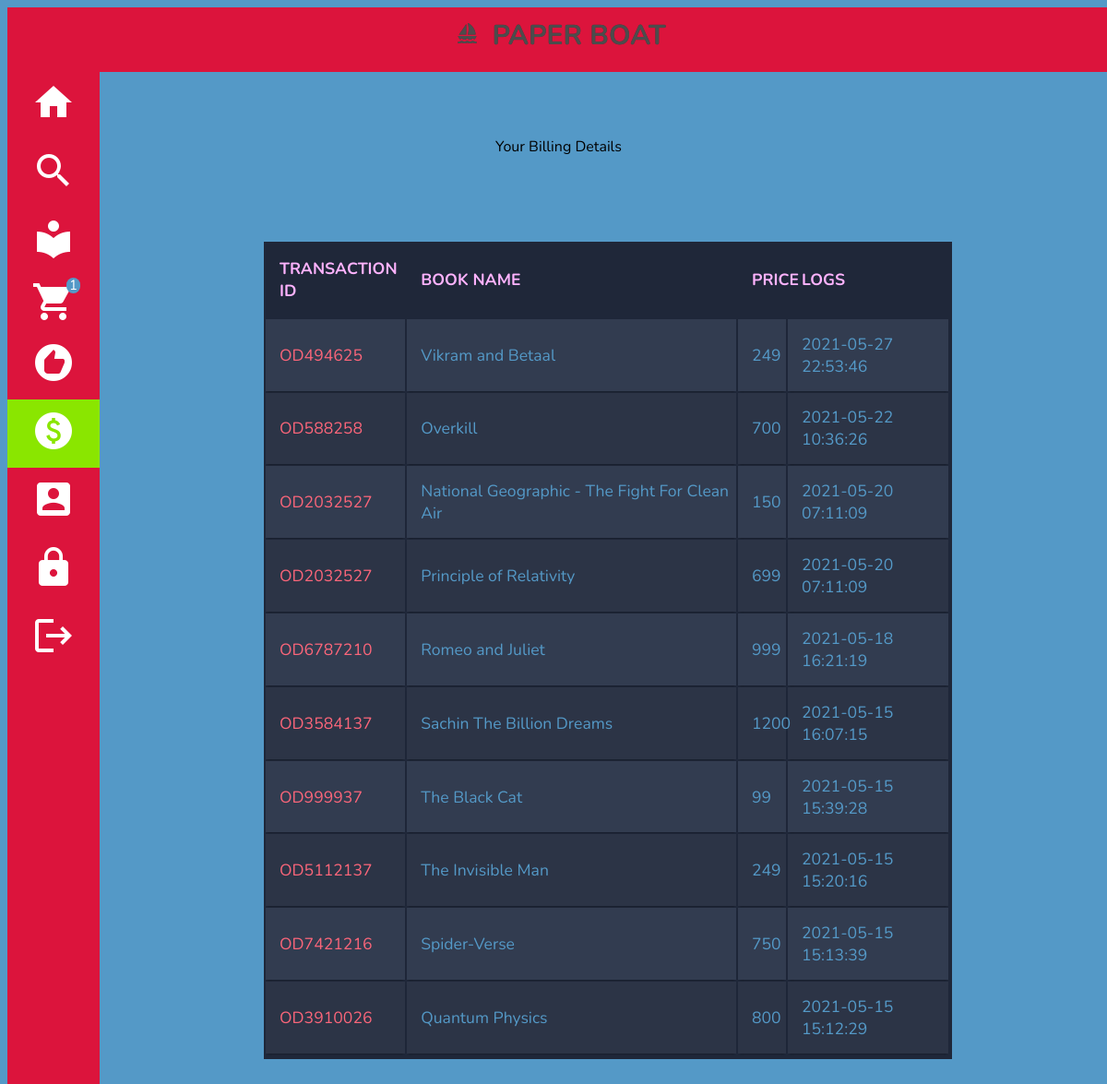
The page /cust_transaction.php (signed in) on the database its author committed.
### tables this page shows
CREATE TABLE `payments` (
  `bill_id` int(11) NOT NULL,
  `txn_id` varchar(250) NOT NULL,
  `cus_id` int(11) NOT NULL,
  `bid` int(11) NOT NULL,
  `logs` datetime DEFAULT NULL
);

CREATE TABLE `book` (
  `bid` int(11) NOT NULL,
  `bname` varchar(250) NOT NULL,
  `author` varchar(250) NOT NULL,
  `bimage` varchar(250) NOT NULL,
  `bfile` varchar(250) NOT NULL,
  `keywords` varchar(250) NOT NULL,
  `cat_id` int(11) NOT NULL,
  `price` int(11) NOT NULL
);

### cust_transaction.php (the view, shortened to what this page needs)
<?php
  include("includes/header.php");
?>
<!DOCTYPE html>
<html>
<head>
    <link rel="stylesheet" type="text/css" href="css/cat_card.css">
    <link rel="stylesheet" type="text/css" href="css/font.scss">
    <link rel="stylesheet" type="text/css" href="css/tables.css">
</head>
<body>
<div class="patterns"  style='margin-right: 10%'>
  <svg width="100%" height="50%">
    <rect x="0" y="0" width="100%" height="100%" fill="url(#polka-dots)"> </rect>
 <text x="50%" y="60%"  text-anchor="middle"  >
   Your Billing Details
 </text>
 </svg>
</div>
<?php
    $sql = "SELECT book.bname, book.price, payments.txn_id, payments.logs
            from payments inner join book on book.bid=payments.bid
            where payments.cus_id = {$_SESSION["CUS_ID"]}
            order by payments.bill_id DESC;";
    $res = $db->query($sql);
    if($res->num_rows>0)
    {
        echo "
        <div>
        <table class='container' style='margin-left: 15%; background-color:#1F2739;''>
        <thead>
            <tr>
                <th>TRANSACTION ID</th>
                <th>BOOK NAME</th>
                <th>PRICE</th>
                <th>LOGS</th>
            </tr>
        </thead>
        <tbody>
        ";
        while($rows=$res->fetch_assoc())
        {
            echo"
                <tr>
                    <td>{$rows["txn_id"]}</td>
                    <td>{$rows["bname"]}</td>
                    <td>{$rows["price"]}</td>
                    <td>{$rows["logs"]}</td>
                </tr>
            ";
        }
        echo"
        </tbody>
        </table>
        </div>
        ";
    }
    else
    {
        echo "<p style='color: red'>No Transactions</p>";
    }
?>

### css/cat_card.css (style rules this page uses)
html { font-family: sans-serif; box-sizing: border-box; }
*, *:before, *:after { box-sizing: inherit; }

### css/tables.css (style rules this page uses)
body { background-color: #5499C7; }
.container th { font-size: 1.1em; font-weight: bold; text-align: left; color: #ffb3ff; }
.container td { font-weight: normal; font-size: 1.1em; -webkit-box-shadow: 0 2px 2px -2px #0E1119; -moz-box-shadow: 0 2px 2px -2px #0E1119; box-shadow: 0 2px 2px -2px #0E1119; color: #5499C7; }
.container { text-align: left; overflow: hidden; width: 70%; margin: 3% 25%; display: table; }
.container td, .container th { padding-bottom: 2%; padding-top: 2%; padding-left:2%; }
.container tr:nth-child(odd) { background-color: #323C50; }
.container tr:nth-child(even) { background-color: #2C3446; }
.container th { background-color: #1F2739; }
.container td:first-child { color: #FB667A; }

### includes/header.php (style rules this page uses)
* { font-family: "Nunito", sans-serif; }
:after { content: ""; }

### rows shown on the page
payments: txn "OD494625", bid.bname "Vikram and Betaal", bid.price "249", logs "2021-05-27 22:53:46"
payments: txn "OD588258", bid.bname "Overkill", bid.price "700", logs "2021-05-22 10:36:26"
payments: txn "OD2032527", bid.bname "National Geographic - The Fight For Clean Air", bid.price "150", logs "2021-05-20 07:11:09"
payments: txn "OD2032527", bid.bname "Principle of Relativity", bid.price "699", logs "2021-05-20 07:11:09"
payments: txn "OD6787210", bid.bname "Romeo and Juliet", bid.price "999", logs "2021-05-18 16:21:19"
payments: txn "OD3584137", bid.bname "Sachin The Billion Dreams", bid.price "1200", logs "2021-05-15 16:07:15"
payments: txn "OD999937", bid.bname "The Black Cat", bid.price "99", logs "2021-05-15 15:39:28"
payments: txn "OD5112137", bid.bname "The Invisible Man", bid.price "249", logs "2021-05-15 15:20:16"
payments: txn "OD7421216", bid.bname "Spider-Verse", bid.price "750", logs "2021-05-15 15:13:39"
payments: txn "OD3910026", bid.bname "Quantum Physics", bid.price "800", logs "2021-05-15 15:12:29"

### other values the page prints
$cartres['count(*)'] "1"
